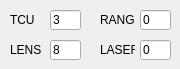
     <widget class="QWidget" name="COM">
      <attribute name="title">
       <string>COMs</string>
      </attribute>
      <widget class="QLabel" name="TCU_COM">
       <property name="geometry">
        <rect>
         <x>10</x>
         <y>13</y>
         <width>35</width>
         <height>14</height>
        </rect>
       </property>
       <property name="text">
        <string>TCU</string>
       </property>
      </widget>
      <widget class="QLabel" name="RANGE_COM">
       <property name="geometry">
        <rect>
         <x>100</x>
         <y>13</y>
         <width>35</width>
         <height>14</height>
        </rect>
       </property>
       <property name="text">
        <string>RANGE</string>
       </property>
      </widget>
      <widget class="QLabel" name="LENS_COM">
       <property name="geometry">
        <rect>
         <x>10</x>
         <y>43</y>
         <width>35</width>
         <height>14</height>
        </rect>
       </property>
       <property name="text">
        <string>LENS</string>
       </property>
      </widget>
      <widget class="QLabel" name="LASER_COM">
       <property name="geometry">
        <rect>
         <x>100</x>
         <y>43</y>
         <width>35</width>
         <height>14</height>
        </rect>
       </property>
       <property name="text">
        <string>LASER</string>
       </property>
      </widget>
      <widget class="QLineEdit" name="TCU_COM_EDIT">
       <property name="geometry">
        <rect>
         <x>50</x>
         <y>10</y>
         <width>31</width>
         <height>20</height>
        </rect>
       </property>
       <property name="mouseTracking">
        <bool>false</bool>
       </property>
       <property name="focusPolicy">
        <enum>Qt::ClickFocus</enum>
       </property>
       <property name="text">
        <string>3</string>
       </property>
      </widget>
      <widget class="QLineEdit" name="RANGE_COM_EDIT">
       <property name="geometry">
        <rect>
         <x>140</x>
         <y>10</y>
         <width>31</width>
         <height>20</height>
        </rect>
       </property>
       <property name="mouseTracking">
        <bool>false</bool>
       </property>
       <property name="focusPolicy">
        <enum>Qt::ClickFocus</enum>
       </property>
       <property name="text">
        <string>0</string>
       </property>
      </widget>
      <widget class="QLineEdit" name="LENS_COM_EDIT">
       <property name="geometry">
        <rect>
         <x>50</x>
         <y>40</y>
         <width>31</width>
         <height>20</height>
        </rect>
       </property>
       <property name="mouseTracking">
        <bool>false</bool>
       </property>
       <property name="focusPolicy">
        <enum>Qt::ClickFocus</enum>
       </property>
       <property name="text">
        <string>8</string>
       </property>
      </widget>
      <widget class="QLineEdit" name="LASER_COM_EDIT">
       <property name="geometry">
        <rect>
         <x>140</x>
         <y>40</y>
         <width>31</width>
         <height>20</height>
        </rect>
       </property>
       <property name="mouseTracking">
        <bool>false</bool>
       </property>
       <property name="focusPolicy">
        <enum>Qt::ClickFocus</enum>
       </property>
       <property name="text">
        <string>0</string>
       </property>
      </widget>
     </widget>
